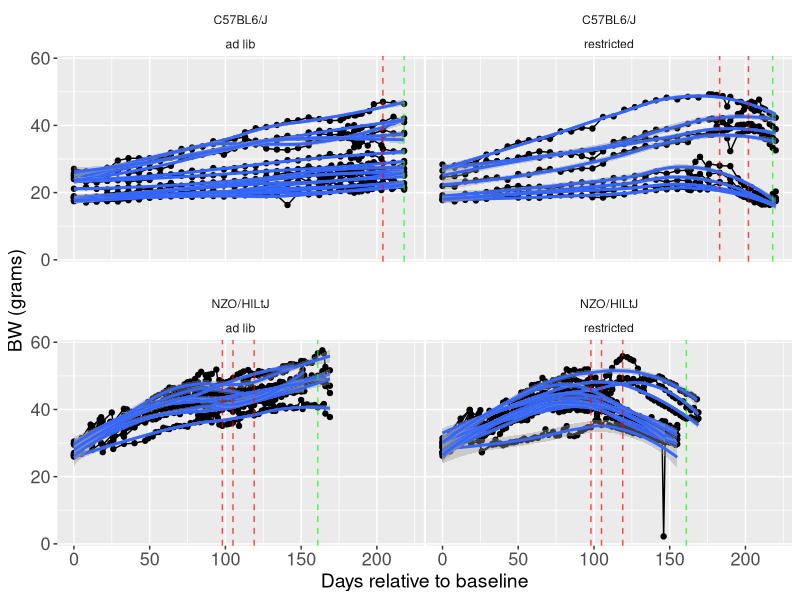
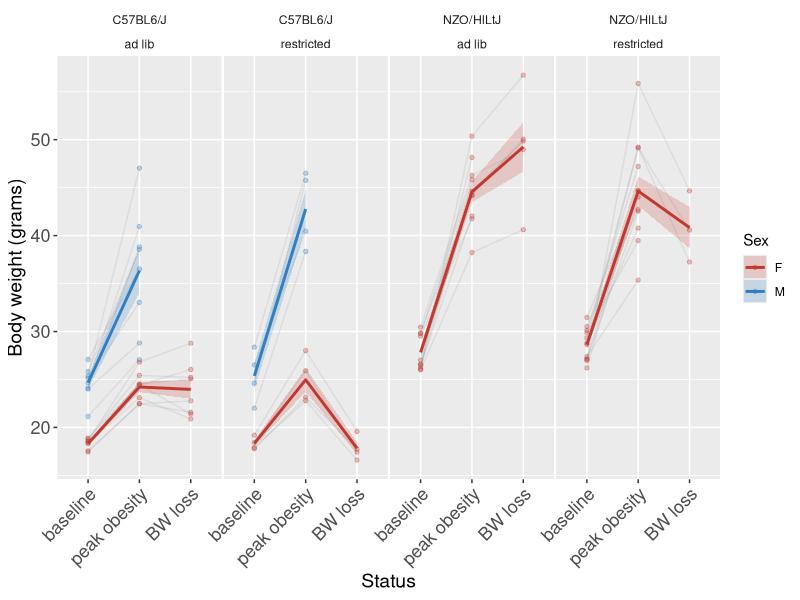
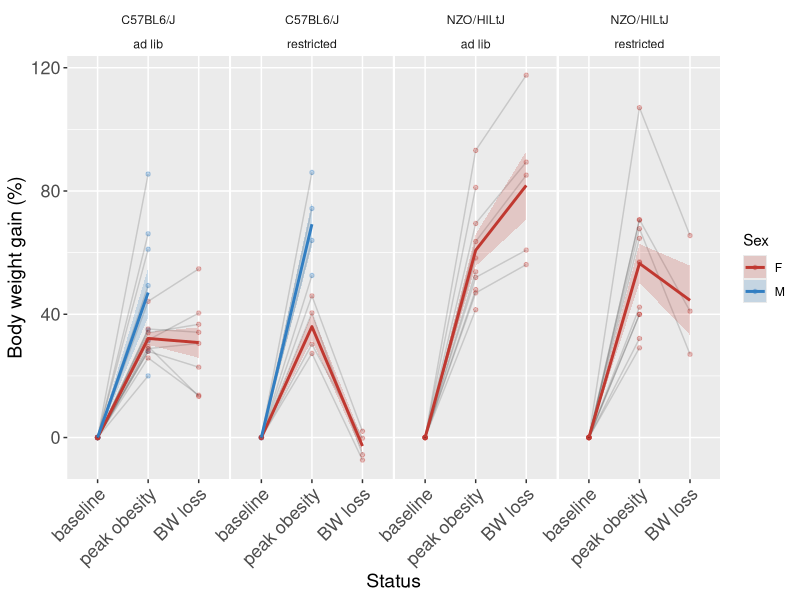
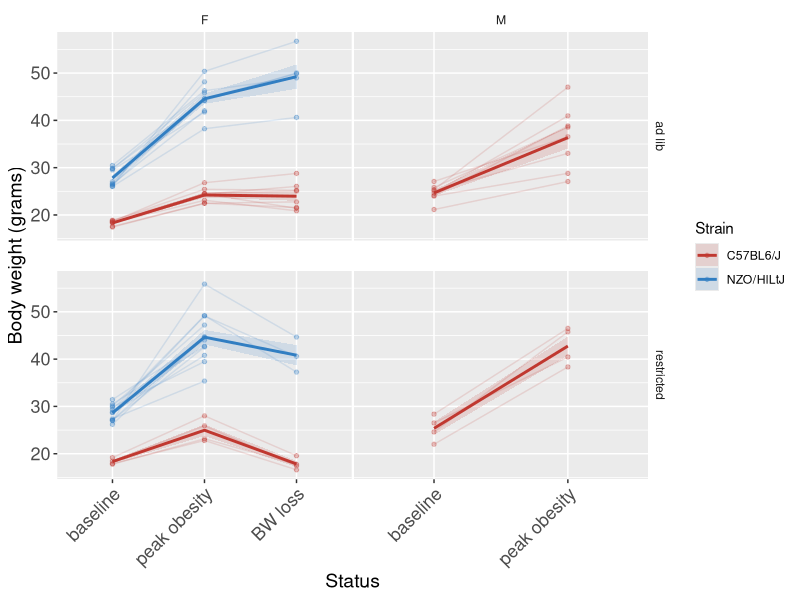
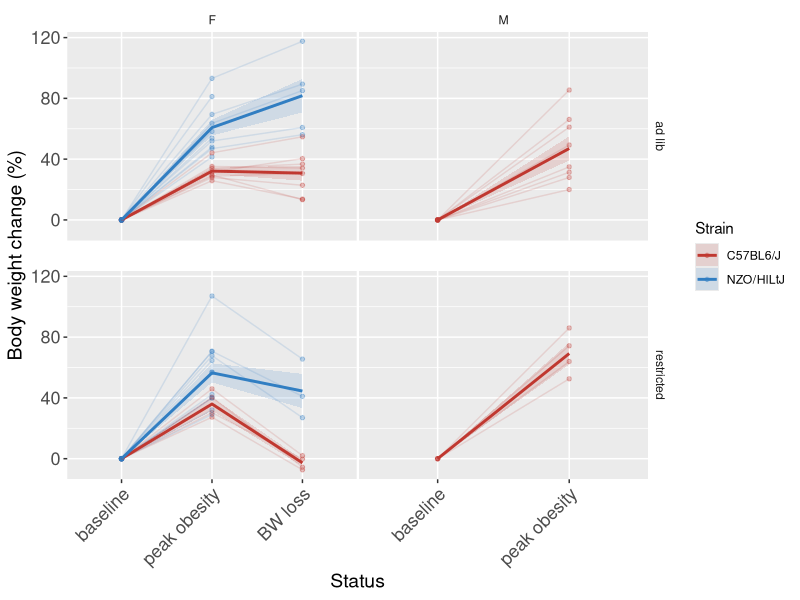

Reproduce these figures in R, in order. (Note: this script raises an error after producing the figures.)
# This script aims to explore changes in body weight in NZO and c57 after different stages of feeding:
#1 from baseline to peak obesity,
#2:from peak of obesity to acute body weight loss
#3 from acute body weight loss to body weight maintenance
#4 from body weight maintenance to body weight gain after RTIOXA-47 injections

#libraries----
library(dplyr) #to use pipe
library(ggplot2) #to graph
library(readr) #to read csv
library(tidyr)  # to use drop-na()
library(ggpubr)
library(purrr)
library(broom)
library(Hmisc)
library(lme4)
library(emmeans)
library(patchwork)


#BW CSV data import RTIOXA 47 ----
BW_data <- read_csv("../data/BW.csv") %>% 
  filter(COHORT > 1 & COHORT < 6) %>% # Just NZO females
  filter(!ID %in% c(3712, 3715)) %>% # died during study
  group_by(ID) %>% 
  arrange(DATE) %>% 
  mutate(
    bw_rel = 100 * (BW - first(BW)) / first(BW),
    body_lag = (lag(BW) - BW),
    GROUP = case_when(
      ID %in% c(3706, 3707, 3709, 3711, 3713, 3717, 3716, 3719, 3718, 3726,
                7860, 7862, 7864, 7867, 7868, 7869, 7870, 7871, 7873, 7875, 
                7876, 7879, 7880, 7881,7882, 7883) ~ "ad lib",
      ID %in% c(3708, 3714, 3720, 3721, 3710, 3722, 3723, 3724, 3725, 3727, 3728, 3729,
                7861, 7863, 7865, 7866, 7872, 7874, 7877, 7878) ~ "restricted"
    ),
    DRUG = case_when(
      ID %in% c(3706, 3707, 3709, 3711, 3713, 3714, 3720, 3724, 3725, 3727, 3728,
                7861, 7863, 7864, 7878, 7867, 7872, 7875, 7876, 7869, 7870, 7871,
                7868, 7880, 7881, 7882, 7883) ~ "vehicle",
      ID %in% c(3708, 3710, 3716, 3717, 3718, 3719, 3721, 3722, 3723, 3726, 3729,
                7862, 7865, 7873, 7874, 7877, 7866, 7879, 7860) ~ "RTIOXA_47"
    ),
    day_rel = DATE - first(DATE)
  ) %>%
  mutate(
    STATUS = case_when(
      day_rel == 0 ~ "baseline", 
      STRAIN == "NZO/HlLtJ" & DATE == as.Date("2025-02-21") ~ "peak obesity",
      STRAIN == "C57BL6/J" & SEX == "M" & day_rel == 202 & GROUP == "restricted" ~ "peak obesity",
      STRAIN == "C57BL6/J" & SEX == "F" & day_rel == 183 & GROUP == "restricted"~ "peak obesity",
      STRAIN == "C57BL6/J" & day_rel == 204 & GROUP == "ad lib" ~ "peak obesity",
      STRAIN == "C57BL6/J" & SEX == "M" & day_rel == 241 & GROUP == "restricted"~ "BW loss",
      STRAIN == "C57BL6/J" & SEX == "F" & day_rel == 218 & GROUP == "restricted"~ "BW loss",
      STRAIN == "C57BL6/J" & SEX == "M" & day_rel == 239 & GROUP == "ad lib"~ "BW loss",
      STRAIN == "C57BL6/J" & SEX == "F" & day_rel == 218 & GROUP == "ad lib"~ "BW loss",
      STRAIN == "NZO/HlLtJ" & day_rel == 161 ~ "BW loss",
      STRAIN == "C57BL6/J" & COMMENTS == "DAY_1_INJECTIONS" ~ "BW maintenance", 
      STRAIN == "NZO/HlLtJ" &  COMMENTS == "DAY_1_INJECTIONS" ~ "BW maintenance",
      STRAIN == "C57BL6/J" & COMMENTS == "DAY_4_SABLE_AND_SAC" ~ "BW regain",
      STRAIN == "NZO/HlLtJ" & COMMENTS == "DAY_4_SABLE_AND_SAC" ~ "BW regain",
      TRUE ~ NA_character_
    ) ) #%>% 
  #filter(STRAIN == "NZO/HlLtJ" | (STRAIN == "C57BL6/J" & DIET_FORMULA == "D12451i"))

n_distinct(BW_data$ID) #9 NZO in total and 4 C57 in total

highlight_data <- BW_data %>%
  filter(STATUS == "peak obesity")

highlight_data_2 <- BW_data %>%
  filter(STATUS == "BW loss")

highlight_data_3 <- BW_data %>%
  filter(STATUS == "BW maintenance")

highlight_data_4 <- BW_data %>%
  filter(STATUS == "BW regain")

#format plot

scaleFill <- scale_fill_manual(values = c("#C03830FF", "#317EC2FF"))


format.plot <- theme(
  strip.background = element_blank(),
  panel.spacing.x = unit(0.1, "lines"),          
  panel.spacing.y = unit(1.5, "lines"),  
  axis.text = element_text(family = "Helvetica", size = 13),
  axis.title = element_text(family = "Helvetica", size = 14))


#plot 1 description of BW over time per ID----
plot <- BW_data %>% 
  ggplot(aes(day_rel, BW, group = ID)) +
  geom_point() +
  geom_line() +
  facet_wrap(~STRAIN*GROUP) +
  geom_smooth() +
  labs(
    x = "Days relative to baseline",
    y = "BW (grams)"
  ) +
  geom_vline(data = highlight_data, aes(xintercept = day_rel),
             linetype = "dashed", color = "red", alpha = 0.7) +
  geom_vline(data = highlight_data_2, aes(xintercept = day_rel),
             linetype = "dashed", color = "green", alpha = 0.7) +
  geom_vline(data = highlight_data_3, aes(xintercept = day_rel),
             linetype = "dashed", color = "blue", alpha = 0.7) +
  geom_vline(data = highlight_data_4, aes(xintercept = day_rel),
             linetype = "dashed", color = "orange", alpha = 0.7) +
  format.plot

plot

# Make STATUS an ordered factor
BW_data <- BW_data %>%
  mutate(STATUS = factor(STATUS, 
                         levels = c("baseline", "peak obesity", "BW loss", 
                                    "BW maintenance", "BW regain"))) %>% 
  filter(!is.na(STATUS))

BW_data %>%
  group_by(STATUS) %>%
  summarise(n_ID = n_distinct(ID)) #this is good


# Compute mean ± SEM per STRAIN, STATUS, GROUP, SEX, DIET_FORMULA
summary_data <- BW_data %>%
  group_by(STRAIN, STATUS, GROUP,SEX) %>%
  summarise(
    mean_BW = mean(BW, na.rm = TRUE),
    sem_BW = sd(BW, na.rm = TRUE) / sqrt(n()),
    .groups = "drop"
  )

#plot 2 BW in each STATUS collapsed by DIET_FORMULA----
ggplot() +
  # Individual points, smaller and more transparent
  geom_point(data = BW_data, 
             aes(x = STATUS, y = BW, color = SEX, group = ID),
             size = 1.2, alpha = 0.3) +
  geom_line(data = BW_data, 
            aes(x = STATUS, y = BW, color = DRUG, group = ID),
            alpha = 0.15) +
  
  # Mean ± SEM as shaded ribbon
  geom_ribbon(data = summary_data,
              aes(x = STATUS, ymin = mean_BW - sem_BW, ymax = mean_BW + sem_BW,
                  group = interaction(GROUP, SEX), fill = SEX),
              alpha = 0.2) +
  geom_line(data = summary_data,
            aes(x = STATUS, y = mean_BW, group = interaction(GROUP, SEX), color = SEX),
            size = 1) +
  
  # Facet by STRAIN (rows) × GROUP  (columns)
  facet_grid(~ STRAIN*GROUP, scales = "free_x") +
  
  scale_color_manual(values = c("F" = "#C03830FF", "M" = "#317EC2FF")) +
  scale_fill_manual(values = c("F" = "#C03830FF", "M" = "#317EC2FF")) +
  
  labs(
    x = "Status",
    y = "Body weight (grams)",
    color = "Sex",
    fill = "Sex"
  ) +
  format.plot +
  theme(axis.text.x = element_text(angle = 45, hjust = 1))

# Compute mean ± SEM per STRAIN, STATUS, GROUP, SEX using bw_rel
summary_data_rel <- BW_data %>%
  group_by(STRAIN, STATUS, GROUP, SEX) %>%
  summarise(
    mean_bw_rel = mean(bw_rel, na.rm = TRUE),
    sem_bw_rel = sd(bw_rel, na.rm = TRUE) / sqrt(n()),
    .groups = "drop"
  )

#plot 3 % BW gain in each STATUS collapsed by DIET_FORMULA----

ggplot() +
  # Individual points, smaller and more transparent
  geom_point(data = BW_data, 
             aes(x = STATUS, y = bw_rel, color = SEX, group = ID),
             size = 1.2, alpha = 0.3) +
  geom_line(data = BW_data, 
            aes(x = STATUS, y = bw_rel, group = ID),
            alpha = 0.15) +
  
  # Mean ± SEM as shaded ribbon
  geom_ribbon(data = summary_data_rel,
              aes(x = STATUS, ymin = mean_bw_rel - sem_bw_rel, ymax = mean_bw_rel + sem_bw_rel,
                  group = interaction(GROUP, SEX), fill = SEX),
              alpha = 0.2) +
  geom_line(data = summary_data_rel,
            aes(x = STATUS, y = mean_bw_rel, group = interaction(GROUP, SEX), color = SEX),
            size = 1) +
  
  # Facet by STRAIN (rows) × GROUP (columns)
  facet_grid(~ STRAIN*GROUP, scales = "free_x") +
  
  # Colors
  scale_color_manual(values = c("F" = "#C03830FF", "M" = "#317EC2FF")) +
  scale_fill_manual(values = c("F" = "#C03830FF", "M" = "#317EC2FF")) +
  
  # Labels and theme
  labs(
    x = "Status",
    y = "Body weight gain (%)",
    color = "Sex",
    fill = "Sex"
  ) +
  theme(axis.text.x = element_text(angle = 45, hjust = 1)) +
  format.plot


#plot 4 BW in all females together ----


# Compute mean ± SEM per STRAIN, STATUS, GROUP, SEX
summary_data_rel <- BW_data %>%
  group_by(STRAIN, STATUS, GROUP, SEX) %>%
  summarise(
    mean_BW = mean(BW, na.rm = TRUE),
    sem_BW = sd(BW, na.rm = TRUE) / sqrt(n()),
    .groups = "drop"
  )

# Define custom colors per STRAIN (still harmonious with your sex colors)
strain_colors <- c(
  "C57BL6/J" = "#C03830FF",   # red tone
  "NZO/HlLtJ"   = "#317EC2FF"    # blue tone
)

# Plot
ggplot() +
  # Individual points
  geom_point(data = BW_data,
             aes(x = STATUS, y = BW, color = STRAIN, group = ID),
             size = 1.2, alpha = 0.3) +
  
  # Individual trajectories
  geom_line(data = BW_data,
            aes(x = STATUS, y = BW, group = ID, color = STRAIN),
            alpha = 0.15) +
  
  # Mean ± SEM ribbons per STRAIN
  geom_ribbon(data = summary_data_rel,
              aes(x = STATUS,
                  ymin = mean_BW - sem_BW,
                  ymax = mean_BW + sem_BW,
                  group = interaction(STRAIN, GROUP, SEX),
                  fill = STRAIN),
              alpha = 0.15) +
  
  # Mean lines per STRAIN
  geom_line(data = summary_data_rel,
            aes(x = STATUS, y = mean_BW,
                group = interaction(STRAIN, GROUP, SEX),
                color = STRAIN),
            size = 1) +
  
  # Facet by GROUP × SEX (not by strain)
  facet_grid(GROUP ~ SEX, scales = "free_x") +
  
  # Custom colors for strains
  scale_color_manual(values = strain_colors) +
  scale_fill_manual(values = strain_colors) +
  
  labs(
    x = "Status",
    y = "Body weight (grams)",
    color = "Strain",
    fill = "Strain"
  ) +
  theme(axis.text.x = element_text(angle = 45, hjust = 1)) +
  format.plot

#plot 5 % BW gain in all females together ----

# Compute mean ± SEM per STRAIN, STATUS, GROUP, SEX
summary_data_rel <- BW_data %>%
  group_by(STRAIN, STATUS, GROUP, SEX) %>%
  summarise(
    mean_bw_rel = mean(bw_rel, na.rm = TRUE),
    sem_bw_rel = sd(bw_rel, na.rm = TRUE) / sqrt(n()),
    .groups = "drop"
  )

# Define custom colors per STRAIN (still harmonious with your sex colors)
strain_colors <- c(
  "C57BL6/J" = "#C03830FF",   # red tone
  "NZO/HlLtJ"   = "#317EC2FF"    # blue tone
)

# Plot
ggplot() +
  # Individual points
  geom_point(data = BW_data,
             aes(x = STATUS, y = bw_rel, color = STRAIN, group = ID),
             size = 1.2, alpha = 0.3) +
  
  # Individual trajectories
  geom_line(data = BW_data,
            aes(x = STATUS, y = bw_rel, group = ID, color = STRAIN),
            alpha = 0.15) +
  
  # Mean ± SEM ribbons per STRAIN
  geom_ribbon(data = summary_data_rel,
              aes(x = STATUS,
                  ymin = mean_bw_rel - sem_bw_rel,
                  ymax = mean_bw_rel + sem_bw_rel,
                  group = interaction(STRAIN, GROUP, SEX),
                  fill = STRAIN),
              alpha = 0.15) +
  
  # Mean lines per STRAIN
  geom_line(data = summary_data_rel,
            aes(x = STATUS, y = mean_bw_rel,
                group = interaction(STRAIN, GROUP, SEX),
                color = STRAIN),
            size = 1) +
  
  # Facet by GROUP × SEX (not by strain)
  facet_grid(GROUP ~ SEX, scales = "free_x") +
  
  # Custom colors for strains
  scale_color_manual(values = strain_colors) +
  scale_fill_manual(values = strain_colors) +
  
  labs(
    x = "Status",
    y = "Body weight change (%)",
    color = "Strain",
    fill = "Strain"
  ) +
  theme(axis.text.x = element_text(angle = 45, hjust = 1)) +
  format.plot

# plot 6 RTI47 PLOT BW% GAIN ----

# Step 1. Compute % change from BW maintenance → BW regain


BW_delta <- BW_data %>%
  filter(STATUS %in% c("BW maintenance", "BW regain")) %>%
  filter(DRUG %in% c("vehicle", "RTIOXA_47")) %>%
  select(ID, DRUG, STATUS, BW,STRAIN,SEX) %>%
  pivot_wider(names_from = STATUS, values_from = BW) %>%
  filter(!is.na(`BW maintenance`) & !is.na(`BW regain`)) %>%
  group_by(ID,SEX,STRAIN) %>% 
  mutate(
    DRUG = factor(DRUG, levels = c("vehicle", "RTIOXA_47")),
    bw_rel = 100 * (`BW regain` - `BW maintenance`) / `BW maintenance` # % change
  )

# Step 2. Plot mean ± SEM bars with individual mice
ggplot(BW_delta, aes(x = DRUG, y = bw_rel, fill = DRUG)) +
  # Bars for mean ± SEM
  stat_summary(fun = mean, geom = "bar", color = "black", width = 0.7) +
  stat_summary(fun.data = mean_se, geom = "errorbar", width = 0.15, linewidth = 0.8) +
  # Individual mice points
  geom_point(position = position_jitter(width = 0.1), size = 2, color = "black")  +
  # T-test statistics
  stat_compare_means(
    comparisons = list(c("vehicle", "RTIOXA_47")),
    method = "t.test",
    label = "p.signif",
    label.y = max(BW_delta$bw_rel) + 2
  ) +
  labs(
    x = "",
    y = "% BW change from BW maintenance",
  ) +
  theme_minimal(base_size = 14) +
  theme(legend.position = "none") +
  scale_fill_manual(values = c("gray70", "#8DA0CB"))+
  facet_grid(~STRAIN*SEX)

#BW CSV data import RTIOXA 43 x 5 days in a row  ----

BW_data_43 <- read_csv("../data/BW.csv") %>% 
  filter(COHORT == 9) %>% # 
  group_by(ID) %>% 
  arrange(DATE) %>% 
  mutate(
    bw_rel = 100 * (BW - first(BW)) / first(BW),
    body_lag = (lag(BW) - BW),
    DRUG = case_when(
      ID %in% c(8096, 8099, 8102) ~ "RTI_43_Y",
      ID %in% c(8097, 8098, 8101) ~ "RTI_43_M",
      ID %in% c(8095, 8100, 8103) ~ "Vehicle"),
    day_rel = DATE - first(DATE)) %>% 
  filter(as.Date(DATE) >= as.Date("2025-04-16"))

n_distinct(BW_data_43$ID) #9 animals in total, 3 veh, 3 rtioxa 43 from medchem and 3 rtioxa 43 from yanan


# Step 1. Prepare baseline vs endpoint using bw_rel
BW_compare <- BW_data_43 %>%
  filter(COMMENTS %in% c("DAY_1_INJECTIONS", "SAC_AND_WHITE_DEPOSIT_QUANTIFICATION")) %>%
  mutate(COMMENTS = recode(COMMENTS,
                           "DAY_1_INJECTIONS" = "baseline",
                           "SAC_AND_WHITE_DEPOSIT_QUANTIFICATION" = "endpoint")) %>%
  select(ID, DRUG, COMMENTS, bw_rel) %>%
  pivot_wider(names_from = COMMENTS, values_from = bw_rel) %>%
  filter(!is.na(endpoint)) %>%
  mutate(DRUG = factor(DRUG, levels = c("Vehicle", "RTI_43_Y", "RTI_43_M")))

# Step 2. Remove groups with <2 animals
valid_groups <- BW_compare %>%
  group_by(DRUG) %>%
  filter(n() >= 2) %>%
  ungroup()

# plot 7 RTI43 PLOT BW% GAIN ----

# Step 3. Plot with raw data, mean ± SEM bars, and statistics
ggplot(valid_groups, aes(x = DRUG, y = endpoint, fill = DRUG)) +
  # Mean ± SEM bars
  stat_summary(fun = mean, geom = "bar", color = "black", width = 0.7) +
  stat_summary(fun.data = mean_se, geom = "errorbar", width = 0.15, linewidth = 0.8) +
  # Individual points
  geom_jitter(width = 0.1, alpha = 0.7, size = 2) +
  # T-test statistics
  stat_compare_means(
    comparisons = list(c("Vehicle", "RTI_43_Y"),
                       c("Vehicle", "RTI_43_M")),
    method = "t.test",
    label = "p.signif",
    label.y = c(max(valid_groups$endpoint) + 5,
                max(valid_groups$endpoint) + 10),
    tip.length = 0.02
  ) +
  labs(
    x = "",
    y = "% of BW gain from baseline)"
  ) +
  theme_minimal(base_size = 14) +
  theme(legend.position = "none") +
  scale_fill_manual(values = c("gray70", "#66C2A5", "darkgreen"))

# --- Plot A: RTIOXA-47 % BW change  ----
BW_delta <- BW_data %>%
  filter(STATUS %in% c("BW maintenance", "BW regain")) %>%
  filter(DRUG %in% c("vehicle", "RTIOXA_47")) %>%
  select(ID, DRUG, STATUS, BW, STRAIN, SEX) %>%
  pivot_wider(names_from = STATUS, values_from = BW) %>%
  filter(!is.na(`BW maintenance`) & !is.na(`BW regain`)) %>%
  group_by(ID, SEX, STRAIN) %>%
  mutate(
    DRUG = factor(DRUG, levels = c("vehicle", "RTIOXA_47")),
    bw_rel = 100 * (`BW regain` - `BW maintenance`) / `BW maintenance`
  )

plot_A <- ggplot(BW_delta, aes(x = DRUG, y = bw_rel, fill = DRUG)) +
  stat_summary(fun = mean, geom = "bar", color = "black", width = 0.7) +
  stat_summary(fun.data = mean_se, geom = "errorbar", width = 0.15, linewidth = 0.8) +
  geom_point(position = position_jitter(width = 0.1), size = 2, color = "black") +
  stat_compare_means(
    comparisons = list(c("vehicle", "RTIOXA_47")),
    method = "t.test",
    label = "p.signif",
    label.y = max(BW_delta$bw_rel, na.rm = TRUE) + 2
  ) +
  labs(
    x = "",
    y = "% BW change from BW maintenance"
  ) +
  theme_minimal(base_size = 14) +
  theme(
    legend.position = "none",
    strip.text = element_text(size = 14, face = "bold"),
    plot.title = element_text(hjust = -0.1, vjust = 1.5, size = 18)
  ) +
  scale_fill_manual(values = c("vehicle" = "white", "RTIOXA_47" = "#8DA0CB")) +
  facet_grid(~ STRAIN * SEX) +
  coord_cartesian(ylim = c(0, 40))  # <<--- unified Y axis


# --- Plot B: RTIOXA-43 % BW gain  ----
BW_data_43 <- read_csv("../data/BW.csv") %>%
  filter(COHORT == 9) %>%
  group_by(ID) %>%
  arrange(DATE) %>%
  mutate(
    bw_rel = 100 * (BW - first(BW)) / first(BW),
    body_lag = (lag(BW) - BW),
    DRUG = case_when(
      ID %in% c(8096, 8099, 8102) ~ "RTIOXA_43_donated",
      ID %in% c(8097, 8098, 8101) ~ "RTIOXA_43_Medchem",
      ID %in% c(8095, 8100, 8103) ~ "vehicle"
    ),
    day_rel = DATE - first(DATE),
    STRAIN = "C57BL6/J"
  ) %>%
  filter(as.Date(DATE) >= as.Date("2025-04-16"))

BW_compare <- BW_data_43 %>%
  filter(COMMENTS %in% c("DAY_1_INJECTIONS", "SAC_AND_WHITE_DEPOSIT_QUANTIFICATION")) %>%
  mutate(COMMENTS = recode(COMMENTS,
                           "DAY_1_INJECTIONS" = "baseline",
                           "SAC_AND_WHITE_DEPOSIT_QUANTIFICATION" = "endpoint")) %>%
  select(ID, DRUG, COMMENTS, bw_rel, STRAIN, SEX) %>%
  pivot_wider(names_from = COMMENTS, values_from = bw_rel) %>%
  filter(!is.na(endpoint)) %>%
  mutate(DRUG = factor(DRUG, levels = c("vehicle", "RTIOXA_43_donated", "RTIOXA_43_Medchem")))

valid_groups <- BW_compare %>%
  group_by(DRUG) %>%
  filter(n() >= 2) %>%
  ungroup()

plot_B <- ggplot(valid_groups, aes(x = DRUG, y = endpoint, fill = DRUG)) +
  stat_summary(fun = mean, geom = "bar", color = "black", width = 0.7) +
  stat_summary(fun.data = mean_se, geom = "errorbar", width = 0.15, linewidth = 0.8) +
  geom_point(position = position_jitter(width = 0.1), size = 2, color = "black") +
  stat_compare_means(
    comparisons = list(
      c("vehicle", "RTIOXA_43_donated"),
      c("vehicle", "RTIOXA_43_Medchem")
    ),
    method = "t.test",
    label = "p.signif",
    label.y = c(max(valid_groups$endpoint) + 5,
                max(valid_groups$endpoint) + 10),
    tip.length = 0.02
  ) +
  labs(
    x = "",
    y = "% BW gain from baseline"
  ) +
  theme_minimal(base_size = 14) +
  theme(
    legend.position = "none",
    strip.text = element_text(size = 14, face = "bold"),
    plot.title = element_text(hjust = -0.1, vjust = 1.5, size = 18)
  ) +
  scale_fill_manual(values = c(
    "vehicle" = "white",
    "RTIOXA_43_donated" = "#66C2A5",
    "RTIOXA_43_Medchem" = "darkgreen"
  )) +
  facet_grid(~ STRAIN * SEX) +
  coord_cartesian(ylim = c(0, 40)) +
  theme(axis.text.x = element_text(angle = 45, hjust = 1))# <<--- unified Y axis

# --- Plot C: RTIOXA-47 for 5 days in a row  BW  ----
BW_data_47 <- read_csv("../data/BW.csv") %>%
  filter(COHORT == 12) %>%
  group_by(ID) %>%
  arrange(DATE) %>%
  mutate(
    DRUG = case_when(
      ID %in% c(8075, 8077, 8078) ~ "RTIOXA_47",
      ID %in% c(8074, 8076, 8079) ~  "vehicle",
    ),
    STRAIN = "C57BL6/J"
  ) 

# 1. Filter baseline and final
BW_compare <- BW_data_47 %>%
  filter(COMMENTS %in% c("INJECTION_DAY_1", "ECHO_MRI_AND_SAC")) %>%
  select(ID, DATE, BW, DRUG, STRAIN, SEX, COMMENTS)

# 2. Pivot to wide format
BW_wide <- BW_compare %>%
  pivot_wider(
    id_cols = c(ID, DRUG, STRAIN, SEX),
    names_from = COMMENTS,
    values_from = BW
  )

# 3. Calculate % BW change
BW_wide <- BW_wide %>%
  mutate(
    bw_rel = 100 * (ECHO_MRI_AND_SAC - INJECTION_DAY_1) / INJECTION_DAY_1,
    DRUG = factor(DRUG, levels = c("vehicle", "RTIOXA_47"))
  )
# 3b. Keep only groups with at least 2 mice
valid_groups_C <- BW_wide %>%
  group_by(DRUG) %>%
  filter(n() >= 2) %>%
  ungroup()

# 4. Plot with statistics
plot_C <- ggplot(valid_groups_C, aes(x = DRUG, y = bw_rel, fill = DRUG)) +
  stat_summary(fun = mean, geom = "bar", color = "black", width = 0.7, alpha = 0.7) +
  stat_summary(fun.data = mean_se, geom = "errorbar", width = 0.15, linewidth = 0.8) +
  geom_point(position = position_jitter(width = 0.1), size = 2, color = "black") +
  stat_compare_means(
    comparisons = list(c("vehicle", "RTIOXA_47")),
    method = "t.test",
    label = "p.format",         # << show numeric p-value
    label.y = max(valid_groups_C$bw_rel, na.rm = TRUE) + 2,
    tip.length = 0.02
  ) +
  labs(
    x = "",
    y = "% BW change from baseline"
  ) +
  theme_minimal(base_size = 14) +
  theme(
    legend.position = "none",
    strip.text = element_text(size = 14, face = "bold"),
    plot.title = element_text(hjust = -0.1, vjust = 1.5, size = 18),
    axis.text.x = element_text(angle = 45, hjust = 1)  # rotate drug names
  ) +
  scale_fill_manual(values = c("vehicle" = "white", "RTIOXA_47" = "#8DA0CB")) +
  facet_grid(~ STRAIN * SEX) +
  coord_cartesian(ylim = c(-3, 3))

plot_C

plot_A <- plot_A +
  theme(axis.text.x = element_text(angle = 45, hjust = 1))
y_max <- max(valid_groups_C$bw_rel, na.rm = TRUE)

plot_C <- plot_C +
  coord_cartesian(ylim = c(min(valid_groups_C$bw_rel, na.rm = TRUE) - 1,
                           y_max + 5))
plot_C <- plot_C +
  theme(axis.text.x = element_text(angle = 45, hjust = 1))


# --- Combine plots 6,7,8 and B ----
library(patchwork)

(plot_B | plot_C| plot_A) + plot_annotation(tag_levels = "A")

# Run t-test for Plot C
t_test_C <- t.test(bw_rel ~ DRUG, data = valid_groups_C)
t_test_C
